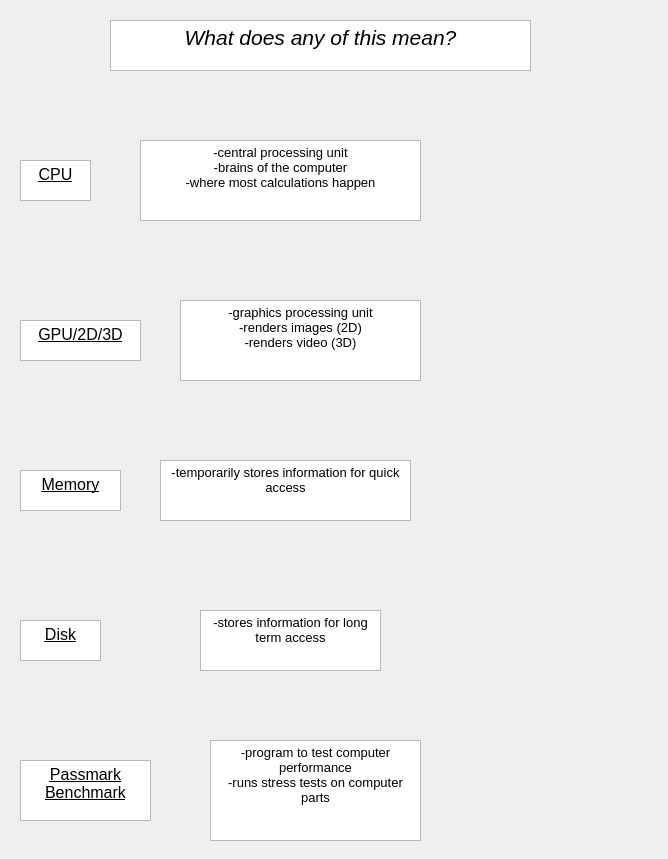
<?xml version="1.0" encoding="UTF-8"?>
<ui version="4.0">
 <class>Dialog</class>
 <widget class="QDialog" name="Dialog">
  <property name="geometry">
   <rect>
    <x>0</x>
    <y>0</y>
    <width>668</width>
    <height>859</height>
   </rect>
  </property>
  <property name="windowTitle">
   <string>Dialog</string>
  </property>
  <widget class="QTextEdit" name="textEdit">
   <property name="geometry">
    <rect>
     <x>110</x>
     <y>20</y>
     <width>421</width>
     <height>51</height>
    </rect>
   </property>
   <property name="html">
    <string>&lt;!DOCTYPE HTML PUBLIC &quot;-//W3C//DTD HTML 4.0//EN&quot; &quot;http://www.w3.org/TR/REC-html40/strict.dtd&quot;&gt;
&lt;html&gt;&lt;head&gt;&lt;meta name=&quot;qrichtext&quot; content=&quot;1&quot; /&gt;&lt;style type=&quot;text/css&quot;&gt;
p, li { white-space: pre-wrap; }
&lt;/style&gt;&lt;/head&gt;&lt;body style=&quot; font-family:'MS Shell Dlg 2'; font-size:7.8pt; font-weight:400; font-style:normal;&quot;&gt;
&lt;p align=&quot;center&quot; style=&quot; margin-top:0px; margin-bottom:0px; margin-left:0px; margin-right:0px; -qt-block-indent:0; text-indent:0px;&quot;&gt;&lt;span style=&quot; font-size:16pt; font-style:italic;&quot;&gt;What does any of this mean?&lt;/span&gt;&lt;/p&gt;&lt;/body&gt;&lt;/html&gt;</string>
   </property>
  </widget>
  <widget class="QTextEdit" name="textEdit_3">
   <property name="geometry">
    <rect>
     <x>20</x>
     <y>160</y>
     <width>71</width>
     <height>41</height>
    </rect>
   </property>
   <property name="html">
    <string>&lt;!DOCTYPE HTML PUBLIC &quot;-//W3C//DTD HTML 4.0//EN&quot; &quot;http://www.w3.org/TR/REC-html40/strict.dtd&quot;&gt;
&lt;html&gt;&lt;head&gt;&lt;meta name=&quot;qrichtext&quot; content=&quot;1&quot; /&gt;&lt;style type=&quot;text/css&quot;&gt;
p, li { white-space: pre-wrap; }
&lt;/style&gt;&lt;/head&gt;&lt;body style=&quot; font-family:'MS Shell Dlg 2'; font-size:7.8pt; font-weight:400; font-style:normal;&quot;&gt;
&lt;p align=&quot;center&quot; style=&quot; margin-top:0px; margin-bottom:0px; margin-left:0px; margin-right:0px; -qt-block-indent:0; text-indent:0px;&quot;&gt;&lt;span style=&quot; font-size:12pt; text-decoration: underline;&quot;&gt;CPU&lt;/span&gt;&lt;/p&gt;&lt;/body&gt;&lt;/html&gt;</string>
   </property>
  </widget>
  <widget class="QTextEdit" name="textEdit_2">
   <property name="geometry">
    <rect>
     <x>140</x>
     <y>140</y>
     <width>281</width>
     <height>81</height>
    </rect>
   </property>
   <property name="html">
    <string>&lt;!DOCTYPE HTML PUBLIC &quot;-//W3C//DTD HTML 4.0//EN&quot; &quot;http://www.w3.org/TR/REC-html40/strict.dtd&quot;&gt;
&lt;html&gt;&lt;head&gt;&lt;meta name=&quot;qrichtext&quot; content=&quot;1&quot; /&gt;&lt;style type=&quot;text/css&quot;&gt;
p, li { white-space: pre-wrap; }
&lt;/style&gt;&lt;/head&gt;&lt;body style=&quot; font-family:'MS Shell Dlg 2'; font-size:7.8pt; font-weight:400; font-style:normal;&quot;&gt;
&lt;p align=&quot;center&quot; style=&quot; margin-top:0px; margin-bottom:0px; margin-left:0px; margin-right:0px; -qt-block-indent:0; text-indent:0px;&quot;&gt;&lt;span style=&quot; font-size:10pt;&quot;&gt;-central processing unit&lt;/span&gt;&lt;/p&gt;
&lt;p align=&quot;center&quot; style=&quot; margin-top:0px; margin-bottom:0px; margin-left:0px; margin-right:0px; -qt-block-indent:0; text-indent:0px;&quot;&gt;&lt;span style=&quot; font-size:10pt;&quot;&gt;-brains of the computer&lt;/span&gt;&lt;/p&gt;
&lt;p align=&quot;center&quot; style=&quot; margin-top:0px; margin-bottom:0px; margin-left:0px; margin-right:0px; -qt-block-indent:0; text-indent:0px;&quot;&gt;&lt;span style=&quot; font-size:10pt;&quot;&gt;-where most calculations happen&lt;/span&gt;&lt;/p&gt;&lt;/body&gt;&lt;/html&gt;</string>
   </property>
  </widget>
  <widget class="QTextEdit" name="textEdit_6">
   <property name="geometry">
    <rect>
     <x>20</x>
     <y>320</y>
     <width>121</width>
     <height>41</height>
    </rect>
   </property>
   <property name="html">
    <string>&lt;!DOCTYPE HTML PUBLIC &quot;-//W3C//DTD HTML 4.0//EN&quot; &quot;http://www.w3.org/TR/REC-html40/strict.dtd&quot;&gt;
&lt;html&gt;&lt;head&gt;&lt;meta name=&quot;qrichtext&quot; content=&quot;1&quot; /&gt;&lt;style type=&quot;text/css&quot;&gt;
p, li { white-space: pre-wrap; }
&lt;/style&gt;&lt;/head&gt;&lt;body style=&quot; font-family:'MS Shell Dlg 2'; font-size:7.8pt; font-weight:400; font-style:normal;&quot;&gt;
&lt;p align=&quot;center&quot; style=&quot; margin-top:0px; margin-bottom:0px; margin-left:0px; margin-right:0px; -qt-block-indent:0; text-indent:0px;&quot;&gt;&lt;span style=&quot; font-size:12pt; text-decoration: underline;&quot;&gt;GPU/2D/3D&lt;/span&gt;&lt;/p&gt;&lt;/body&gt;&lt;/html&gt;</string>
   </property>
  </widget>
  <widget class="QTextEdit" name="textEdit_7">
   <property name="geometry">
    <rect>
     <x>180</x>
     <y>300</y>
     <width>241</width>
     <height>81</height>
    </rect>
   </property>
   <property name="html">
    <string>&lt;!DOCTYPE HTML PUBLIC &quot;-//W3C//DTD HTML 4.0//EN&quot; &quot;http://www.w3.org/TR/REC-html40/strict.dtd&quot;&gt;
&lt;html&gt;&lt;head&gt;&lt;meta name=&quot;qrichtext&quot; content=&quot;1&quot; /&gt;&lt;style type=&quot;text/css&quot;&gt;
p, li { white-space: pre-wrap; }
&lt;/style&gt;&lt;/head&gt;&lt;body style=&quot; font-family:'MS Shell Dlg 2'; font-size:7.8pt; font-weight:400; font-style:normal;&quot;&gt;
&lt;p align=&quot;center&quot; style=&quot; margin-top:0px; margin-bottom:0px; margin-left:0px; margin-right:0px; -qt-block-indent:0; text-indent:0px;&quot;&gt;&lt;span style=&quot; font-size:10pt;&quot;&gt;-graphics processing unit&lt;/span&gt;&lt;/p&gt;
&lt;p align=&quot;center&quot; style=&quot; margin-top:0px; margin-bottom:0px; margin-left:0px; margin-right:0px; -qt-block-indent:0; text-indent:0px;&quot;&gt;&lt;span style=&quot; font-size:10pt;&quot;&gt;-renders images (2D)&lt;/span&gt;&lt;/p&gt;
&lt;p align=&quot;center&quot; style=&quot; margin-top:0px; margin-bottom:0px; margin-left:0px; margin-right:0px; -qt-block-indent:0; text-indent:0px;&quot;&gt;&lt;span style=&quot; font-size:10pt;&quot;&gt;-renders video (3D)&lt;/span&gt;&lt;/p&gt;&lt;/body&gt;&lt;/html&gt;</string>
   </property>
  </widget>
  <widget class="QTextEdit" name="textEdit_8">
   <property name="geometry">
    <rect>
     <x>160</x>
     <y>460</y>
     <width>251</width>
     <height>61</height>
    </rect>
   </property>
   <property name="html">
    <string>&lt;!DOCTYPE HTML PUBLIC &quot;-//W3C//DTD HTML 4.0//EN&quot; &quot;http://www.w3.org/TR/REC-html40/strict.dtd&quot;&gt;
&lt;html&gt;&lt;head&gt;&lt;meta name=&quot;qrichtext&quot; content=&quot;1&quot; /&gt;&lt;style type=&quot;text/css&quot;&gt;
p, li { white-space: pre-wrap; }
&lt;/style&gt;&lt;/head&gt;&lt;body style=&quot; font-family:'MS Shell Dlg 2'; font-size:7.8pt; font-weight:400; font-style:normal;&quot;&gt;
&lt;p align=&quot;center&quot; style=&quot; margin-top:0px; margin-bottom:0px; margin-left:0px; margin-right:0px; -qt-block-indent:0; text-indent:0px;&quot;&gt;&lt;span style=&quot; font-size:10pt;&quot;&gt;-temporarily stores information for quick access&lt;/span&gt;&lt;/p&gt;&lt;/body&gt;&lt;/html&gt;</string>
   </property>
  </widget>
  <widget class="QTextEdit" name="textEdit_9">
   <property name="geometry">
    <rect>
     <x>20</x>
     <y>470</y>
     <width>101</width>
     <height>41</height>
    </rect>
   </property>
   <property name="html">
    <string>&lt;!DOCTYPE HTML PUBLIC &quot;-//W3C//DTD HTML 4.0//EN&quot; &quot;http://www.w3.org/TR/REC-html40/strict.dtd&quot;&gt;
&lt;html&gt;&lt;head&gt;&lt;meta name=&quot;qrichtext&quot; content=&quot;1&quot; /&gt;&lt;style type=&quot;text/css&quot;&gt;
p, li { white-space: pre-wrap; }
&lt;/style&gt;&lt;/head&gt;&lt;body style=&quot; font-family:'MS Shell Dlg 2'; font-size:7.8pt; font-weight:400; font-style:normal;&quot;&gt;
&lt;p align=&quot;center&quot; style=&quot; margin-top:0px; margin-bottom:0px; margin-left:0px; margin-right:0px; -qt-block-indent:0; text-indent:0px;&quot;&gt;&lt;span style=&quot; font-size:12pt; text-decoration: underline;&quot;&gt;Memory&lt;/span&gt;&lt;/p&gt;&lt;/body&gt;&lt;/html&gt;</string>
   </property>
  </widget>
  <widget class="QTextEdit" name="textEdit_10">
   <property name="geometry">
    <rect>
     <x>20</x>
     <y>620</y>
     <width>81</width>
     <height>41</height>
    </rect>
   </property>
   <property name="html">
    <string>&lt;!DOCTYPE HTML PUBLIC &quot;-//W3C//DTD HTML 4.0//EN&quot; &quot;http://www.w3.org/TR/REC-html40/strict.dtd&quot;&gt;
&lt;html&gt;&lt;head&gt;&lt;meta name=&quot;qrichtext&quot; content=&quot;1&quot; /&gt;&lt;style type=&quot;text/css&quot;&gt;
p, li { white-space: pre-wrap; }
&lt;/style&gt;&lt;/head&gt;&lt;body style=&quot; font-family:'MS Shell Dlg 2'; font-size:7.8pt; font-weight:400; font-style:normal;&quot;&gt;
&lt;p align=&quot;center&quot; style=&quot; margin-top:0px; margin-bottom:0px; margin-left:0px; margin-right:0px; -qt-block-indent:0; text-indent:0px;&quot;&gt;&lt;span style=&quot; font-size:12pt; text-decoration: underline;&quot;&gt;Disk&lt;/span&gt;&lt;/p&gt;&lt;/body&gt;&lt;/html&gt;</string>
   </property>
  </widget>
  <widget class="QTextEdit" name="textEdit_11">
   <property name="geometry">
    <rect>
     <x>200</x>
     <y>610</y>
     <width>181</width>
     <height>61</height>
    </rect>
   </property>
   <property name="html">
    <string>&lt;!DOCTYPE HTML PUBLIC &quot;-//W3C//DTD HTML 4.0//EN&quot; &quot;http://www.w3.org/TR/REC-html40/strict.dtd&quot;&gt;
&lt;html&gt;&lt;head&gt;&lt;meta name=&quot;qrichtext&quot; content=&quot;1&quot; /&gt;&lt;style type=&quot;text/css&quot;&gt;
p, li { white-space: pre-wrap; }
&lt;/style&gt;&lt;/head&gt;&lt;body style=&quot; font-family:'MS Shell Dlg 2'; font-size:7.8pt; font-weight:400; font-style:normal;&quot;&gt;
&lt;p align=&quot;center&quot; style=&quot; margin-top:0px; margin-bottom:0px; margin-left:0px; margin-right:0px; -qt-block-indent:0; text-indent:0px;&quot;&gt;&lt;span style=&quot; font-size:10pt;&quot;&gt;-stores information for long term access&lt;/span&gt;&lt;/p&gt;&lt;/body&gt;&lt;/html&gt;</string>
   </property>
  </widget>
  <widget class="QTextEdit" name="textEdit_12">
   <property name="geometry">
    <rect>
     <x>20</x>
     <y>760</y>
     <width>131</width>
     <height>61</height>
    </rect>
   </property>
   <property name="html">
    <string>&lt;!DOCTYPE HTML PUBLIC &quot;-//W3C//DTD HTML 4.0//EN&quot; &quot;http://www.w3.org/TR/REC-html40/strict.dtd&quot;&gt;
&lt;html&gt;&lt;head&gt;&lt;meta name=&quot;qrichtext&quot; content=&quot;1&quot; /&gt;&lt;style type=&quot;text/css&quot;&gt;
p, li { white-space: pre-wrap; }
&lt;/style&gt;&lt;/head&gt;&lt;body style=&quot; font-family:'MS Shell Dlg 2'; font-size:7.8pt; font-weight:400; font-style:normal;&quot;&gt;
&lt;p align=&quot;center&quot; style=&quot; margin-top:0px; margin-bottom:0px; margin-left:0px; margin-right:0px; -qt-block-indent:0; text-indent:0px;&quot;&gt;&lt;span style=&quot; font-size:12pt; text-decoration: underline;&quot;&gt;Passmark Benchmark&lt;/span&gt;&lt;/p&gt;&lt;/body&gt;&lt;/html&gt;</string>
   </property>
  </widget>
  <widget class="QTextEdit" name="textEdit_13">
   <property name="geometry">
    <rect>
     <x>210</x>
     <y>740</y>
     <width>211</width>
     <height>101</height>
    </rect>
   </property>
   <property name="html">
    <string>&lt;!DOCTYPE HTML PUBLIC &quot;-//W3C//DTD HTML 4.0//EN&quot; &quot;http://www.w3.org/TR/REC-html40/strict.dtd&quot;&gt;
&lt;html&gt;&lt;head&gt;&lt;meta name=&quot;qrichtext&quot; content=&quot;1&quot; /&gt;&lt;style type=&quot;text/css&quot;&gt;
p, li { white-space: pre-wrap; }
&lt;/style&gt;&lt;/head&gt;&lt;body style=&quot; font-family:'MS Shell Dlg 2'; font-size:7.8pt; font-weight:400; font-style:normal;&quot;&gt;
&lt;p align=&quot;center&quot; style=&quot; margin-top:0px; margin-bottom:0px; margin-left:0px; margin-right:0px; -qt-block-indent:0; text-indent:0px;&quot;&gt;&lt;span style=&quot; font-size:10pt;&quot;&gt;-program to test computer performance&lt;/span&gt;&lt;/p&gt;
&lt;p align=&quot;center&quot; style=&quot; margin-top:0px; margin-bottom:0px; margin-left:0px; margin-right:0px; -qt-block-indent:0; text-indent:0px;&quot;&gt;&lt;span style=&quot; font-size:10pt;&quot;&gt;-runs stress tests on computer parts&lt;/span&gt;&lt;/p&gt;&lt;/body&gt;&lt;/html&gt;</string>
   </property>
  </widget>
  <widget class="QLabel" name="label_2">
   <property name="geometry">
    <rect>
     <x>460</x>
     <y>120</y>
     <width>191</width>
     <height>131</height>
    </rect>
   </property>
   <property name="text">
    <string>&lt;html&gt;&lt;head/&gt;&lt;body&gt;&lt;p&gt;&lt;img src=&quot;:/cpu/cpu_picture.jpg&quot;/&gt;&lt;/p&gt;&lt;/body&gt;&lt;/html&gt;</string>
   </property>
  </widget>
  <widget class="QLabel" name="label_3">
   <property name="geometry">
    <rect>
     <x>450</x>
     <y>290</y>
     <width>201</width>
     <height>111</height>
    </rect>
   </property>
   <property name="text">
    <string>&lt;html&gt;&lt;head/&gt;&lt;body&gt;&lt;p&gt;&lt;img src=&quot;:/gpu/gpu_picture.jpg&quot;/&gt;&lt;/p&gt;&lt;/body&gt;&lt;/html&gt;</string>
   </property>
  </widget>
  <widget class="QLabel" name="label_4">
   <property name="geometry">
    <rect>
     <x>450</x>
     <y>420</y>
     <width>201</width>
     <height>131</height>
    </rect>
   </property>
   <property name="text">
    <string>&lt;html&gt;&lt;head/&gt;&lt;body&gt;&lt;p&gt;&lt;img src=&quot;:/ram/ram_picture.jpg&quot;/&gt;&lt;/p&gt;&lt;/body&gt;&lt;/html&gt;</string>
   </property>
  </widget>
  <widget class="QLabel" name="label_5">
   <property name="geometry">
    <rect>
     <x>470</x>
     <y>570</y>
     <width>191</width>
     <height>151</height>
    </rect>
   </property>
   <property name="text">
    <string>&lt;html&gt;&lt;head/&gt;&lt;body&gt;&lt;p&gt;&lt;img src=&quot;:/disk/disk_picture.jpg&quot;/&gt;&lt;/p&gt;&lt;/body&gt;&lt;/html&gt;</string>
   </property>
  </widget>
  <widget class="QLabel" name="label_6">
   <property name="geometry">
    <rect>
     <x>480</x>
     <y>730</y>
     <width>161</width>
     <height>121</height>
    </rect>
   </property>
   <property name="text">
    <string>&lt;html&gt;&lt;head/&gt;&lt;body&gt;&lt;p&gt;&lt;img src=&quot;:/passmark/passmark_picture.png&quot;/&gt;&lt;/p&gt;&lt;/body&gt;&lt;/html&gt;</string>
   </property>
  </widget>
 </widget>
 <resources>
  <include location="resources.qrc"/>
 </resources>
 <connections/>
</ui>
